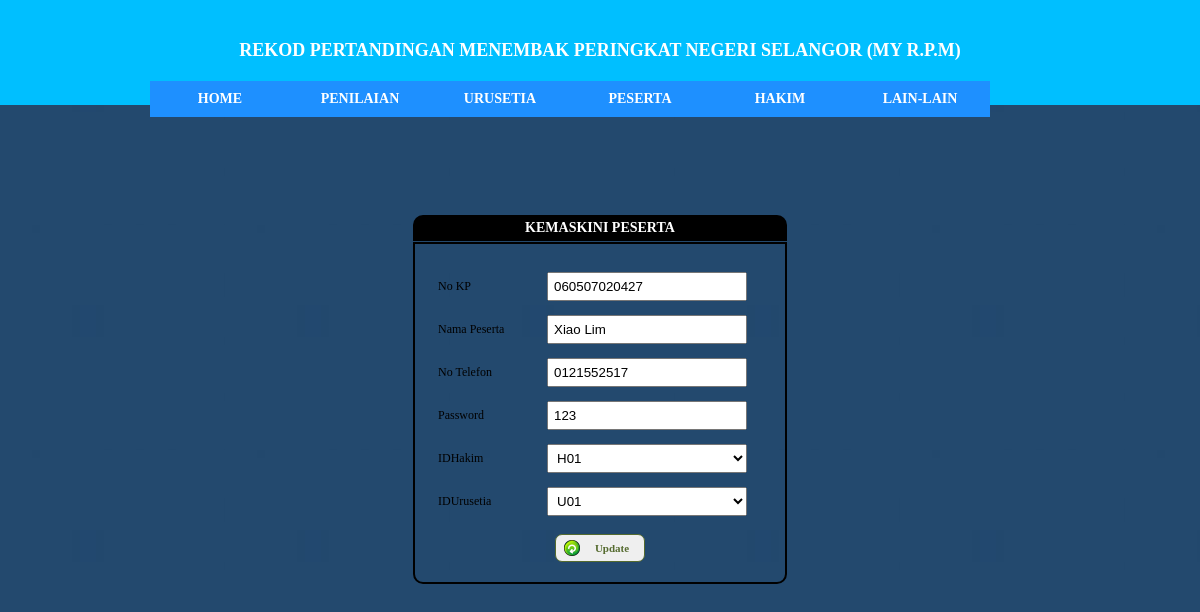
/peserta_update.php?nokp=060507020427, run on the app's committed database.
### tables this page shows
CREATE TABLE `peserta` (
  `nokp` varchar(12) NOT NULL,
  `password` varchar(8) NOT NULL,
  `namapeserta` varchar(30) NOT NULL,
  `telefon` varchar(12) NOT NULL,
  `idhakim` varchar(3) NOT NULL,
  `idurusetia` varchar(3) NOT NULL
);

### peserta_update.php (the view, shortened to what this page needs)
<?php
   include("sambungan.php");
   include("urusetia_menu.php");
    if (isset($_GET['nokp']))
          $nokp = $_GET['nokp'];
    $sql = "select * from peserta where nokp = '$nokp'
    ";
    $result = mysqli_query($sambungan, $sql);
    while($peserta = mysqli_fetch_array($result)) {
        $namapeserta = $peserta['namapeserta'];
        $telefon = $peserta['telefon'];
        $password = $peserta['password'];
    }
?>
<link rel="stylesheet" href="borang.css">
<link rel="stylesheet" href="button.css">
<h3 class="panjang">KEMASKINI PESERTA</h3>
<form class="panjang" action="peserta_update.php" method="post">
<table>
    <tr>
        <td>No KP</td>
        <td><input type="text" name="nokp" value="<?php echo $nokp; ?>" readonly></td>
    </tr>
    <tr>
        <td>Nama Peserta</td>
        <td><input type="text" name="namapeserta" value= "<?php echo $namapeserta; ?>" ></td>
    </tr>
    <tr>
        <td>No Telefon</td>
        <td><input type="text" name="telefon" value= "<?php echo $telefon; ?>" ></td>
    </tr>
    <tr>
        <td>Password</td>
        <td><input type="text" name="password" value= "<?php echo $password; ?>" ></td>
    </tr>
    <tr>
        <td>IDHakim</td>
        <td>    <select name="idhakim">
                    <?php $query="select * from hakim";
                          $panggil=mysqli_query($sambungan, $query);
                          while($data=mysqli_fetch_array($panggil)) {
                    ?>
                            <option value="<?php echo $data['idhakim'] ?>">
                                 <?php echo $data['idhakim'] ?>
                            </option>
                    <?php } ?>
                </select>
            </td>
    </tr>
    <tr>
        <td>IDUrusetia</td>
        <td>
                <select name="idurusetia">
                   <?php
                   $query="select * from urusetia";
                   $panggil=mysqli_query($sambungan, $query);
                   while($data=mysqli_fetch_array($panggil)) {?>
                       <option value="<?php echo $data['idurusetia'] ?>">
                            <?php echo $data['idurusetia'] ?>
                       </option>
                   <?php } ?>
                </select>
            </td>
    </tr>
    </table>
<button class="update" type="submit" name="submit">Update</button>
</form>

### menu.css (style rules this page uses)
body { margin: 0px; }

### borang.css (style rules this page uses)
body { background-image: url(imej/1221.jpg); }
h3 { font-family:verdana; font-size: 14px; font-weight: bold; text-align: center; color:white; padding:5px 22px; border-radius: 10px 10px 0 0; margin: 110px auto 0px; background-color:Black; }
form { font-family:verdana; font-weight: bold; font-size: 10px; text-align: center; color:black; padding: 20px; border:2px solid Black; border-radius:0px 0px 10px 10px; margin:1px auto; background-color:Peach Puff; }
form.panjang, h3.panjang { width:330px; }
table { font-family: verdana; font-size: 12px; }
input[type="text"], input[type="password"], select { width: 200px; padding:5px; margin: 5px; }
td:nth-child(1) { width: 100px; text-align: left; }
td:nth-child(2) { width: 100px; text-align: center; }

### button.css (style rules this page uses)
button { font-family: Verdana; font-weight: bold; font-size: 11px; text-align: center; color: darkolivegreen; width: 90px; padding: 7px 8px 7px 32px; border: 1px solid darkolivegreen; border-radius: 7px; margin-top: 10px; background-position: 8px; background-repeat: no-repeat; }
button.update { background-image: url(imej/update.png); }

### data on the page
peserta: namapeserta "Xiao Lim", telefon "0121552517", password "123"

### other printed values
form field idhakim "H01"
form field idurusetia "U01"
